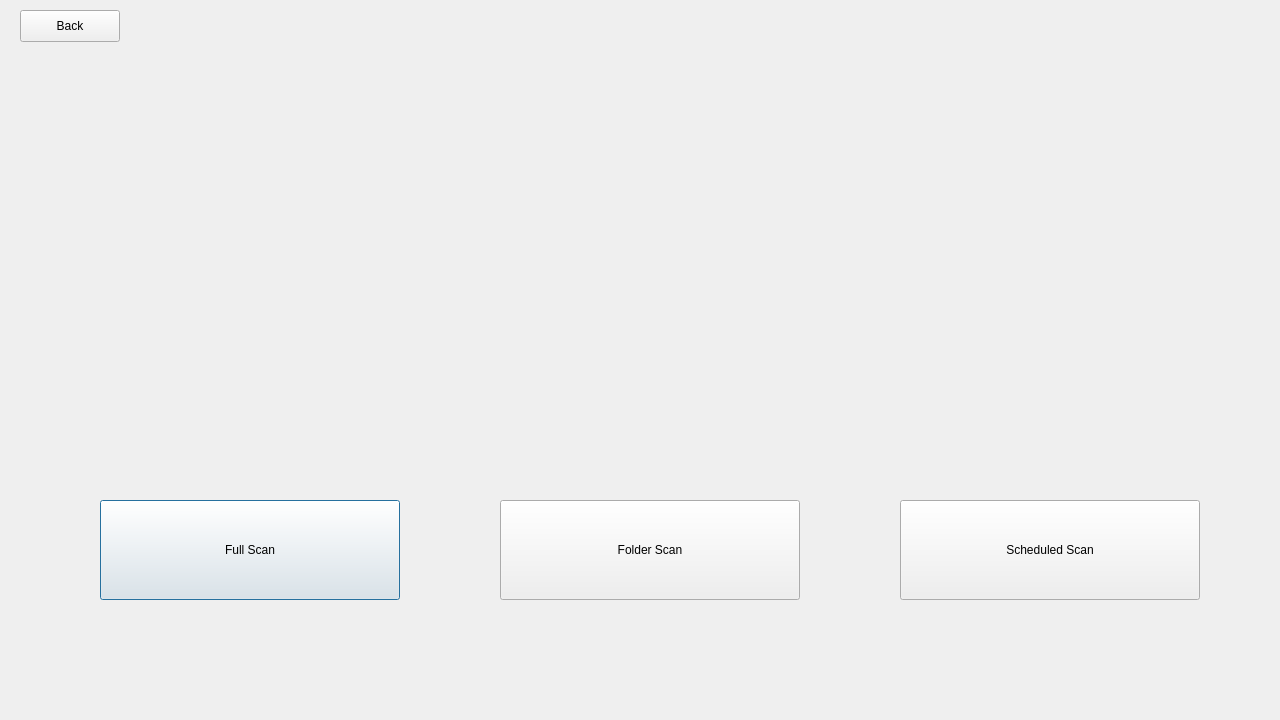
<?xml version="1.0" encoding="UTF-8"?>
<ui version="4.0">
 <class>scanpage</class>
 <widget class="QDialog" name="scanpage">
  <property name="geometry">
   <rect>
    <x>0</x>
    <y>0</y>
    <width>1280</width>
    <height>720</height>
   </rect>
  </property>
  <property name="windowTitle">
   <string>Dialog</string>
  </property>
  <widget class="QPushButton" name="toFullScan">
   <property name="geometry">
    <rect>
     <x>100</x>
     <y>500</y>
     <width>300</width>
     <height>100</height>
    </rect>
   </property>
   <property name="text">
    <string>Full Scan</string>
   </property>
  </widget>
  <widget class="QPushButton" name="toFolderScan">
   <property name="geometry">
    <rect>
     <x>500</x>
     <y>500</y>
     <width>300</width>
     <height>100</height>
    </rect>
   </property>
   <property name="text">
    <string>Folder Scan</string>
   </property>
  </widget>
  <widget class="QPushButton" name="toScheduledScan">
   <property name="geometry">
    <rect>
     <x>900</x>
     <y>500</y>
     <width>300</width>
     <height>100</height>
    </rect>
   </property>
   <property name="text">
    <string>Scheduled Scan</string>
   </property>
  </widget>
  <widget class="QPushButton" name="backToMenu">
   <property name="geometry">
    <rect>
     <x>20</x>
     <y>10</y>
     <width>100</width>
     <height>32</height>
    </rect>
   </property>
   <property name="text">
    <string>Back</string>
   </property>
  </widget>
 </widget>
 <resources/>
 <connections/>
</ui>
